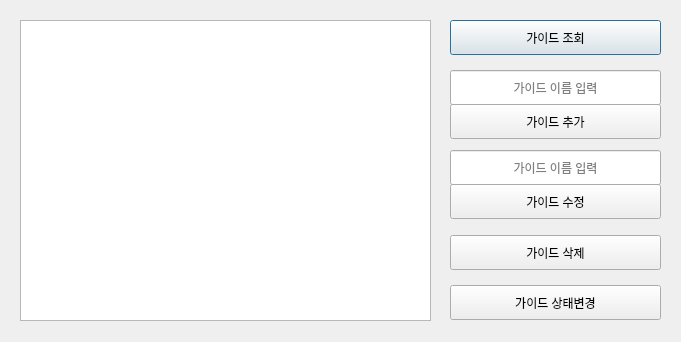
<?xml version="1.0" encoding="UTF-8"?>
<ui version="4.0">
 <class>guide</class>
 <widget class="QDialog" name="guide">
  <property name="geometry">
   <rect>
    <x>0</x>
    <y>0</y>
    <width>681</width>
    <height>342</height>
   </rect>
  </property>
  <property name="windowTitle">
   <string>가이드 관리</string>
  </property>
  <widget class="QListWidget" name="listWidget">
   <property name="geometry">
    <rect>
     <x>20</x>
     <y>20</y>
     <width>411</width>
     <height>301</height>
    </rect>
   </property>
  </widget>
  <widget class="QPushButton" name="pushButton">
   <property name="geometry">
    <rect>
     <x>450</x>
     <y>20</y>
     <width>211</width>
     <height>35</height>
    </rect>
   </property>
   <property name="text">
    <string>가이드 조회</string>
   </property>
  </widget>
  <widget class="QPushButton" name="pushButton_2">
   <property name="geometry">
    <rect>
     <x>450</x>
     <y>104</y>
     <width>211</width>
     <height>35</height>
    </rect>
   </property>
   <property name="text">
    <string>가이드 추가</string>
   </property>
  </widget>
  <widget class="QPushButton" name="pushButton_3">
   <property name="geometry">
    <rect>
     <x>450</x>
     <y>184</y>
     <width>211</width>
     <height>35</height>
    </rect>
   </property>
   <property name="text">
    <string>가이드 수정</string>
   </property>
  </widget>
  <widget class="QPushButton" name="pushButton_4">
   <property name="geometry">
    <rect>
     <x>450</x>
     <y>235</y>
     <width>211</width>
     <height>35</height>
    </rect>
   </property>
   <property name="text">
    <string>가이드 삭제</string>
   </property>
  </widget>
  <widget class="QPushButton" name="pushButton_5">
   <property name="geometry">
    <rect>
     <x>450</x>
     <y>285</y>
     <width>211</width>
     <height>35</height>
    </rect>
   </property>
   <property name="text">
    <string>가이드 상태변경</string>
   </property>
  </widget>
  <widget class="QLineEdit" name="lineEdit">
   <property name="geometry">
    <rect>
     <x>450</x>
     <y>70</y>
     <width>211</width>
     <height>35</height>
    </rect>
   </property>
   <property name="alignment">
    <set>Qt::AlignCenter</set>
   </property>
   <property name="placeholderText">
    <string>가이드 이름 입력</string>
   </property>
  </widget>
  <widget class="QLineEdit" name="lineEdit_2">
   <property name="geometry">
    <rect>
     <x>450</x>
     <y>150</y>
     <width>211</width>
     <height>35</height>
    </rect>
   </property>
   <property name="alignment">
    <set>Qt::AlignCenter</set>
   </property>
   <property name="placeholderText">
    <string>가이드 이름 입력</string>
   </property>
  </widget>
 </widget>
 <resources/>
 <connections/>
</ui>
